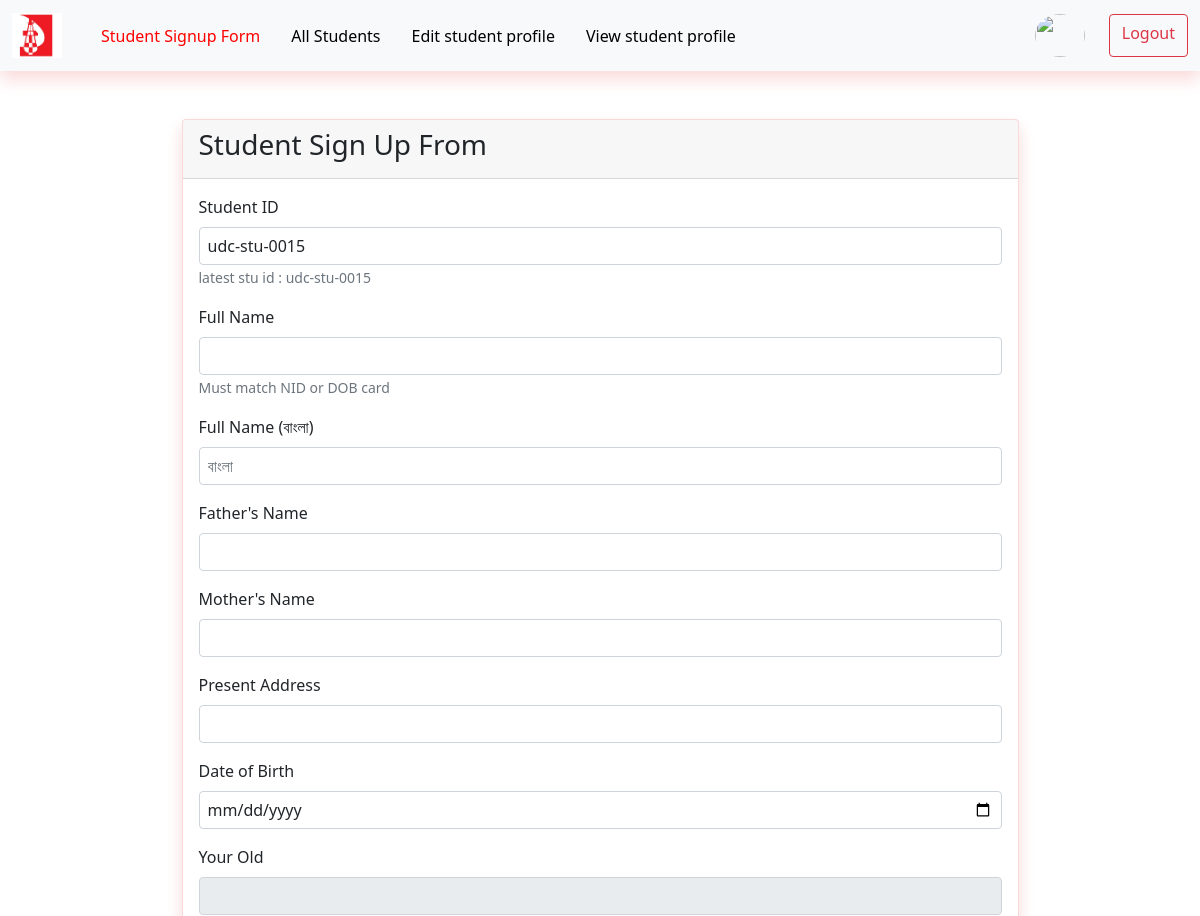
The page /pages/signup.php (upper part) on the database as committed earlier.
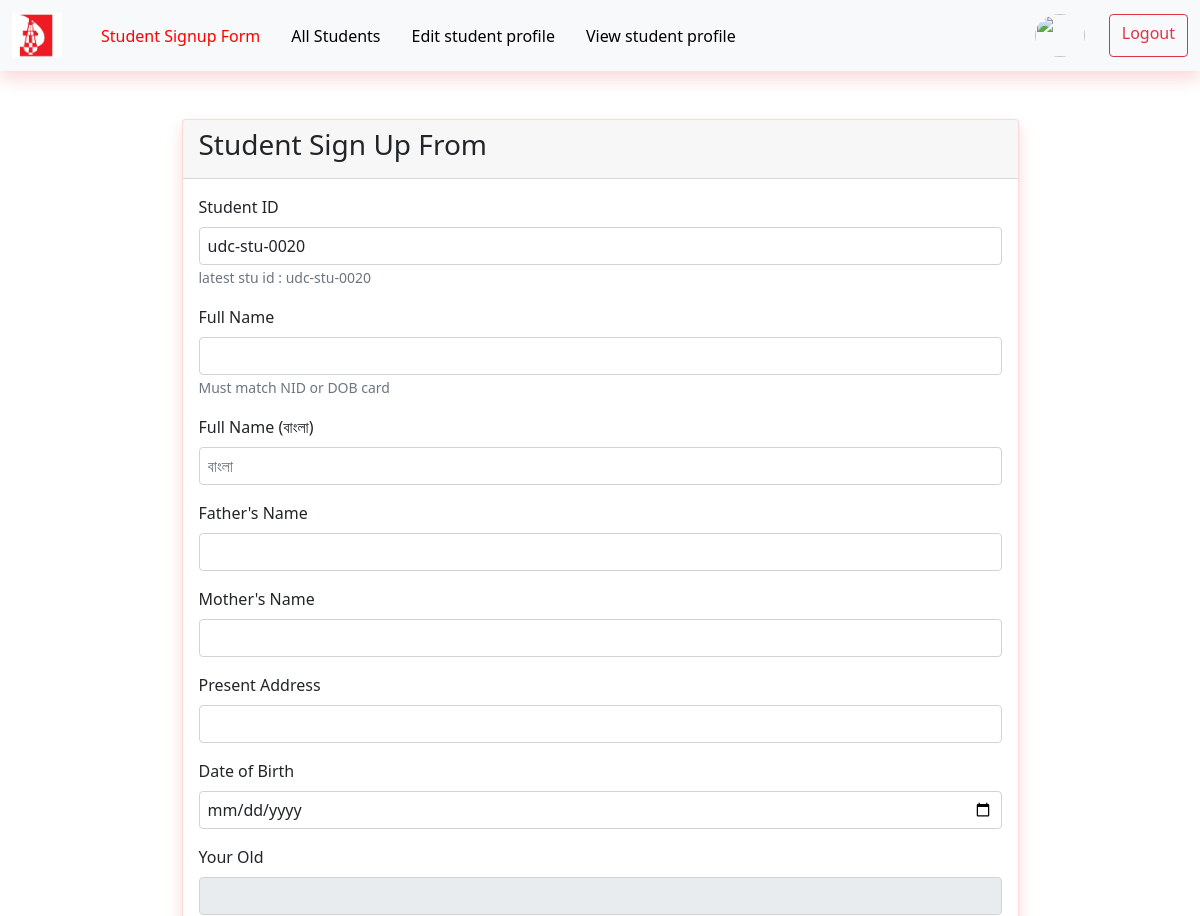
The same page on the database as committed later.
### tables this page shows
CREATE TABLE `students` (
  `id` int(11) NOT NULL,
  `stu_id` varchar(12) DEFAULT 'udc-stu-',
  `full_name` varchar(225) NOT NULL,
  `full_name_bn` varchar(500) NOT NULL,
  `father_name` varchar(225) NOT NULL,
  `mother_name` varchar(225) NOT NULL,
  `present_address` varchar(555) NOT NULL,
  `date_of_birth` varchar(30) NOT NULL,
  `age` int(3) NOT NULL,
  `occupation` varchar(225) NOT NULL,
  `phone` varchar(20) NOT NULL,
  `interested_subject` varchar(50) NOT NULL,
  `gender` varchar(10) NOT NULL,
  `email` varchar(225) NOT NULL,
  `username` varchar(225) NOT NULL,
  `password` varchar(225) NOT NULL,
  `photo` varchar(225) NOT NULL,
  `status` tinyint(1) NOT NULL DEFAULT 1,
  `trash` tinyint(1) NOT NULL DEFAULT 0,
  `created_at` timestamp NOT NULL DEFAULT current_timestamp(),
  `updated_at` timestamp NULL DEFAULT NULL
);

### pages/signup.php (the view, shortened to what this page needs)
<?php
include_once('../autoload.php');
?>
<!DOCTYPE html>
<html lang="en">
<head>
  <link rel="stylesheet" href="https://cdn.jsdelivr.net/npm/bootstrap-icons@1.3.0/font/bootstrap-icons.css">
  <link href="../assects/css/bootstrap.min.css" rel="stylesheet">
    <link rel="stylesheet" href="../assects/css/style.css">
   <link rel="stylesheet" href="../assects/css/responsive.css">
</head>
<body>
  <nav class="navbar navbar-expand-lg navbar-danger bg-light shadow">
    <div class="container-fluid">
      <a class="navbar-brand" href="#"><img src="../assects/media/img/udichilogo.jpg" alt="udc logo" width="50" height="45"></a>
      <div class="collapse navbar-collapse" id="navbarSupportedContent">
        <ul class="navbar-nav me-auto mb-2 mb-lg-0">
          <li class="nav-item">
            <a class="nav-link live" href="./signup.php">Student Signup Form</a>
          </li>
          <li class="nav-item">
            <a class="nav-link " href="./table.php">All Students</a>
          </li>
          <li class="nav-item">
            <a class="nav-link" href="./edit.php">Edit student profile</a>
          </li>
          <li class="nav-item">
            <a class="nav-link" href="./profile.php">View student profile</a>
          </li>
        </ul>
        <div class="d-flex">
            <a href="./ad_profile.php"><img class="rounded-circle border-warning" src="../assects/media/img/dammy.png" alt="" width="50" height="43"></a>
            <a class="btn btn-outline-danger ms-4" href="../logout.php">Logout</a>
        </div>
      </div>
    </div>
  </nav>
</body>
	<div class="container">
		<div class="reg-table ">
			<div class="regtable mx-auto">
				<div class="card my-5 shadow">
				<div class="card-header">
					<h3>Student Sign Up From</h3>
				</div>
				<div class="card-body">
					<form action="#" method="POST" enctype="multipart/form-data">
						<?php
							$sql_latest_id = "SELECT stu_id FROM students ORDER BY id DESC LIMIT 1;";
							$latest_result = mysqli_query($connect, $sql_latest_id) or die('Latest not done');
							$latest_row = mysqli_fetch_assoc($latest_result);
						?>
						<div class="stuIdField mb-3">
							<label class="form-label" for="stuIdField mt-2">Student ID</label> <br>
							<input class="px-2 form-control" id="stuIdField" type="text" required name="stu_id" value="<?php echo (isset($stu_id )) ? ($stu_id ) : ($latest_row['stu_id']) ;?>" value="<?php echo $latest_row['stu_id'];?>">
							<span class="form-text">latest stu id : <?php echo $latest_row['stu_id'];?></span>
						</div>
						<div class="fullNameBnField mb-3">
							<label class="form-label" for="fullname mt-2">Full Name</label>
							<input class="px-2 form-control" id="fullname" type="text" required name="full_name" value="<?php echo (isset($fullName)) ? ($fullName) : ("");?>">
							<span class="form-text">Must match NID or DOB card</span>
						</div>
						<div class="fullNameBnField mb-3">
							<label class="form-label" for="fullbnname mt-2">Full Name (বাংলা)</label> <br>
							<input class="px-2 form-control" id="fullbnname" type="text" required name="full_name_bn" value="<?php echo (isset($fullName_bn)) ? ($fullName_bn) : ("");?>" placeholder="বাংলা">
						</div>
						<div class="fatherNameField mb-3">
							<label class="form-label" for="fathersname mt-2">Father's Name</label><br>
							<input class="px-2 form-control" id="fathersname" type="text" required name="fathers_name" value="<?php echo (isset($fatherName)) ? ($fatherName) : ("");?>">
						</div>
						<div class="motherNameField mb-3">
							<label class="form-label" for="mothersname mt-2">Mother's Name</label><br>
							<input class="px-2 form-control" id="mothersname" type="text" required name="mothers_name" value="<?php echo (isset($motherName)) ? ($motherName) : ("");?>">
						</div>
						<div class="presentAddress mb-3">
							<label class="form-label" for="address mt-2">Present Address</label><br>
							<input class="px-2 form-control" id="address" type="address" required name="address" value="<?php echo (isset($address)) ? ($address) : ("");?>">
						</div>
						<div class="nameField mb-3">
							<label class="form-label" for="dofdate mt-2">Date of Birth</label><br>
							<input class="px-2 form-control " id="dofdate" onchange="ageCalculator()" type="date" required name="date_of_birth" value="<?php echo (isset($dob)) ? ($dob) : ("");?>">
						</div>
						<div class="oldField mb-3">
							<label class="form-label" for="old mt-2">Your Old</label><br>
							<input class="px-2 form-control old"  id="old" type="text" required readonly name="old" value="<?php echo (isset($old)) ? ($old) : ("");?>">
						</div>
					</form>
				</div>
				</div>
			</div>
		</div>
	</div>
</body>
</html>

Rows that differ between the two databases and show on the page:
no longer on this page (row unchanged): students: stu_id "udc-stu-0015", stu "udc-stu-0015"
added students: stu_id "udc-stu-0020", stu "udc-stu-0020"
